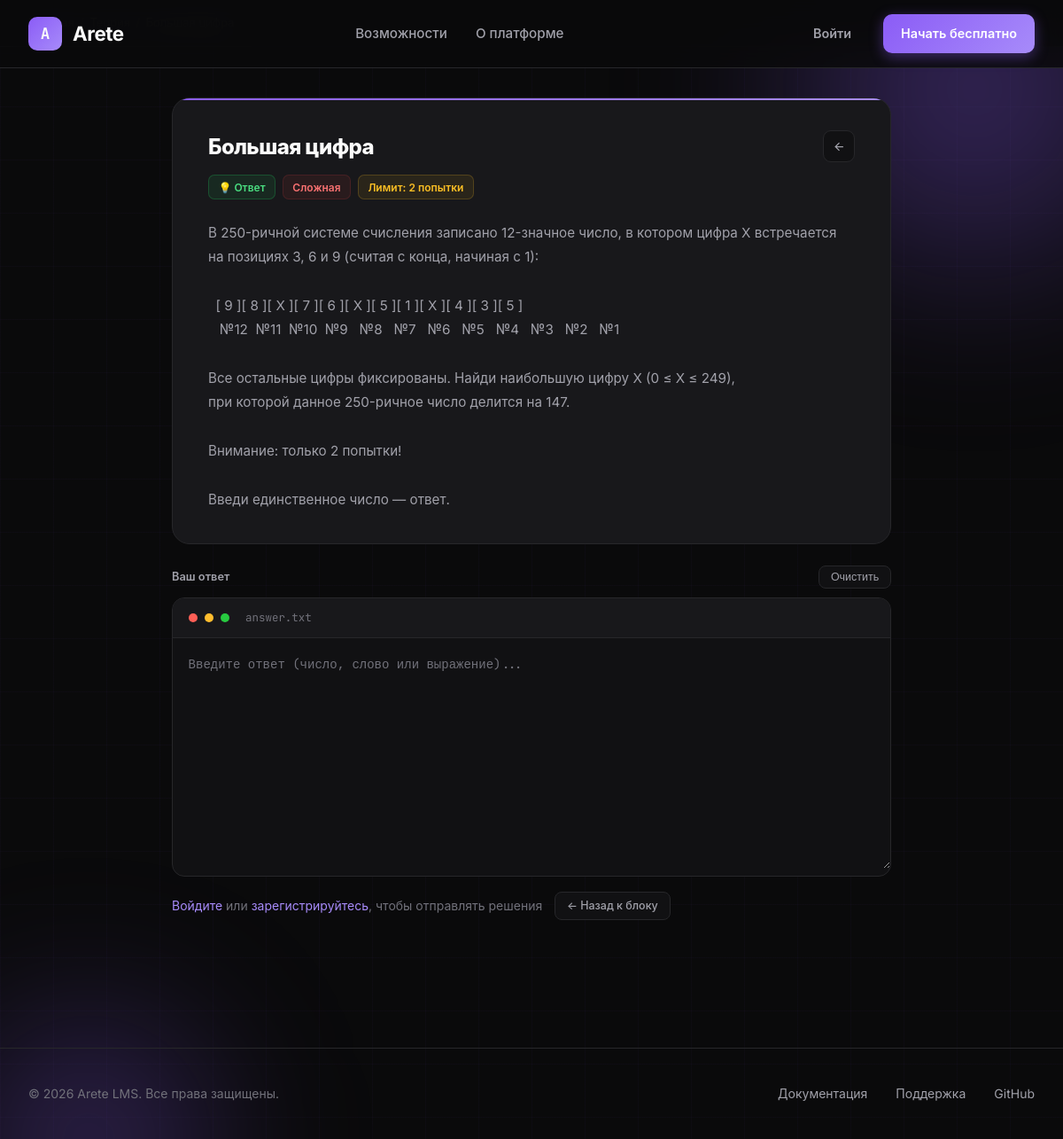
/task/1, run on the app's committed database.
### models.py (models this page shows, shortened)
class Task(db.Model):
    __tablename__ = 'tasks'
    id              = db.Column(db.Integer, primary_key=True)
    block           = db.Column(db.String(50),  nullable=False)
    title           = db.Column(db.String(200), nullable=False)
    description     = db.Column(db.Text,        nullable=False)
    task_type       = db.Column(db.String(50),  nullable=False)  # python / sql / html / answer
    expected_output = db.Column(db.Text,        nullable=True)   # for fallback / answer tasks
    test_cases_json = db.Column(db.Text,        nullable=True)   # JSON [{input, output}]
    difficulty      = db.Column(db.String(20),  default='medium')
    order_num       = db.Column(db.Integer,     default=0)
    max_score       = db.Column(db.Integer,     default=100)
    attempts_limit  = db.Column(db.Integer,     nullable=True)   # None = unlimited
    time_limit      = db.Column(db.String(40),  nullable=True)
    memory_limit    = db.Column(db.String(40),  nullable=True)
    input_format    = db.Column(db.String(80),  nullable=True)
    output_format   = db.Column(db.String(80),  nullable=True)
    submissions     = db.relationship('Submission', backref='task', lazy=True)

### app.py (the view, shortened to what this page needs)
@app.route('/task/<int:task_id>')
def task(task_id):
    t = Task.query.get_or_404(task_id)
    block_info = BLOCKS.get(t.block, {})
    last_submission = None
    submissions_count = 0
    return render_template('task.html',
                           task=t,
                           block_info=block_info,
                           last_submission=last_submission,
                           submissions_count=submissions_count)

### templates/task.html (shortened to what this page needs)
{% extends "base.html" %}
{% block extra_css %}
<link rel="stylesheet" href="{{ url_for('static', filename='css/task.css') }}">
{% endblock %}
{% block content %}
<div class="task-page">
    <nav class="breadcrumb" aria-label="Навигация">
        <a href="{{ url_for('index') }}">Главная</a>
        <span class="breadcrumb-sep">/</span>
        <a href="{{ url_for('lms', block_key=task.block) }}">{{ block_info.name }}</a>
        <span class="breadcrumb-sep">/</span>
        <span>{{ task.title }}</span>
    </nav>
    <div class="task-card">
        <div class="task-header">
            <div class="task-title-area">
                <h1>{{ task.title }}</h1>
                <div class="task-badges">
                    <span class="badge badge-type-{{ task.task_type }}">
                        {% if task.task_type == 'python' %}🐍 Python
                        {% elif task.task_type == 'sql' %}🗄️ SQL
                        {% elif task.task_type == 'html' %}🌐 HTML/JS
                        {% elif task.task_type == 'answer' %}💡 Ответ
                        {% else %}{{ task.task_type }}{% endif %}
                    </span>
                    <span class="badge badge-{{ task.difficulty }}">
                        {% if task.difficulty == 'easy' %}Лёгкая
                        {% elif task.difficulty == 'medium' %}Средняя
                        {% elif task.difficulty == 'hard' %}Сложная
                        {% else %}{{ task.difficulty }}{% endif %}
                    </span>
                    {% if task.attempts_limit %}
                    <span class="badge" style="background:rgba(251,191,36,0.08);color:#fbbf24;border-color:rgba(251,191,36,0.2);">
                        Лимит: {{ task.attempts_limit }} попытки
                    </span>
                    {% endif %}
                </div>
            </div>
            <a href="{{ url_for('lms', block_key=task.block) }}" class="task-nav-btn" title="Назад к блоку">
                <svg width="15" height="15" viewBox="0 0 24 24" fill="none" stroke="currentColor" stroke-width="2"><path d="M19 12H5M12 19l-7-7 7-7"/></svg>
            </a>
        </div>
        <div class="task-description">{{ task.description }}</div>
    </div>
    <div class="editor-section">
        <div class="editor-toolbar">
            <span class="editor-toolbar-label">
                {% if task.task_type == 'python' %}Ваш код (Python)
                {% elif task.task_type == 'sql' %}Ваш SQL-запрос
                {% elif task.task_type == 'html' %}Ваш HTML/CSS/JS код
                {% elif task.task_type == 'answer' %}Ваш ответ
                {% else %}Решение{% endif %}
            </span>
            <div class="editor-actions">
                <button type="button" class="editor-btn" onclick="clearEditor()">Очистить</button>
            </div>
        </div>
        <div class="code-editor-wrap">
            <div class="code-editor-header">
                <span class="code-dot red"></span>
                <span class="code-dot yellow"></span>
                <span class="code-dot green"></span>
                <span class="editor-filename">
                    {% if task.task_type == 'python' %}solution.py
                    {% elif task.task_type == 'sql' %}query.sql
                    {% elif task.task_type == 'html' %}index.html
                    {% elif task.task_type == 'answer' %}answer.txt
                    {% else %}solution{% endif %}
                </span>
            </div>
            <textarea id="codeInput"
                placeholder="{% if task.task_type == 'python' %}# Напишите Python-код здесь...
import sys
input = sys.stdin.readline
def solve():
    pass
solve(){% elif task.task_type == 'sql' %}-- SQL-запрос здесь...
SELECT ...{% elif task.task_type == 'answer' %}Введите ответ (число, слово или выражение)...{% endif %}"
            >{% if last_submission and last_submission.code %}{{ last_submission.code }}{% endif %}</textarea>
        </div>
        <div class="submit-wrap">
            {% if current_user.is_authenticated %}
            {% set attempts_left = (task.attempts_limit - submissions_count) if task.attempts_limit else 999 %}
            <button type="button" class="submit-btn" id="submitBtn"
                {% if task.attempts_limit and submissions_count >= task.attempts_limit %}disabled{% endif %}
                onclick="submitSolution()">
                <span id="btnText">Отправить решение</span>
                <svg id="btnIcon" width="17" height="17" viewBox="0 0 24 24" fill="none" stroke="currentColor" stroke-width="2"><path d="M5 12h14M12 5l7 7-7 7"/></svg>
            </button>
            {% else %}
            <p class="login-note">
                <a href="{{ url_for('login') }}">Войдите</a> или <a href="{{ url_for('register') }}">зарегистрируйтесь</a>, чтобы отправлять решения
            </p>
            {% endif %}
            <a href="{{ url_for('lms', block_key=task.block) }}" class="editor-btn">← Назад к блоку</a>
        </div>
    </div>
</div>
{% endblock %}

### static/css/base.css (style rules this page uses)
* { margin: 0; padding: 0; box-sizing: border-box; }
:root { --bg-primary: #0a0a0b; --bg-secondary: #111113; --bg-card: #18181b; --bg-card-hover: #1f1f23; --text-primary: #fafafa; --text-secondary: #a1a1aa; --text-muted: #71717a; --accent-primary: #8b5cf6; --accent-secondary: #a78bfa; --accent-glow: rgba(139, 92, 246, 0.4); --border-color: #27272a; --success: #22c55e; --error: #ef4444; --warning: #f59e0b; }
html { scroll-behavior: smooth; }
body { font-family: 'Inter', -apple-system, BlinkMacSystemFont, sans-serif; background: var(--bg-primary); color: var(--text-primary); line-height: 1.6; overflow-x: hidden; min-height: 100vh; }
nav { position: fixed; top: 0; left: 0; right: 0; z-index: 100; padding: 1rem 2rem; background: rgba(10, 10, 11, 0.85); backdrop-filter: blur(20px); border-bottom: 1px solid var(--border-color); }

### static/css/task.css (style rules this page uses)
.task-page { max-width: 860px; margin: 0 auto; padding: 2.5rem 1.5rem 5rem; }
.breadcrumb { display: flex; align-items: center; gap: 0.4rem; font-size: 0.8rem; color: var(--text-muted); margin-bottom: 2rem; letter-spacing: 0.01em; }
.breadcrumb a { color: var(--text-muted); text-decoration: none; transition: color 0.2s; }
.breadcrumb-sep { opacity: 0.4; }
.task-card { background: var(--bg-card); border: 1px solid var(--border-color); border-radius: 20px; padding: 2.25rem 2.5rem; margin-bottom: 1.5rem; position: relative; overflow: hidden; }
.task-card::before { content: ''; position: absolute; top: 0; left: 0; right: 0; height: 2px; background: linear-gradient(90deg, var(--accent-primary), var(--accent-secondary)); }
.task-header { display: flex; align-items: flex-start; justify-content: space-between; gap: 1rem; margin-bottom: 1.5rem; flex-wrap: wrap; }
.task-title-area { flex: 1; }
.task-title-area h1 { font-size: 1.5rem; font-weight: 800; letter-spacing: -0.025em; margin-bottom: 0.75rem; }
.task-badges { display: flex; gap: 0.5rem; flex-wrap: wrap; }
.badge { display: inline-flex; align-items: center; gap: 0.3rem; padding: 0.2rem 0.65rem; border-radius: 7px; font-size: 0.75rem; font-weight: 600; border: 1px solid transparent; }
.badge-type-answer { background: rgba(34,197,94,0.1); color: #4ade80; border-color: rgba(34,197,94,0.25); }
.badge-hard { background: rgba(239,68,68,0.08); color: #f87171; border-color: rgba(239,68,68,0.15); }
.task-nav-btn { width: 36px; height: 36px; border-radius: 9px; border: 1px solid var(--border-color); background: var(--bg-secondary); color: var(--text-secondary); cursor: pointer; flex-shrink: 0; display: flex; align-items: center; justify-content: center; text-decoration: none; transition: all 0.2s; }
.task-description { color: var(--text-secondary); line-height: 1.8; font-size: 0.95rem; white-space: pre-wrap; }
.editor-section { margin-top: 1.5rem; }
.editor-toolbar { display: flex; align-items: center; justify-content: space-between; margin-bottom: 0.65rem; }
.editor-toolbar-label { font-size: 0.8rem; font-weight: 600; color: var(--text-secondary); }
.editor-actions { display: flex; gap: 0.5rem; }
.editor-btn { padding: 0.3rem 0.8rem; border-radius: 8px; font-size: 0.78rem; font-weight: 500; cursor: pointer; border: 1px solid var(--border-color); background: var(--bg-secondary); color: var(--text-secondary); transition: all 0.2s; text-decoration: none; display: inline-flex; align-items: center; }
.code-editor-wrap { background: var(--bg-secondary); border: 1px solid var(--border-color); border-radius: 14px; overflow: hidden; }
.code-editor-header { display: flex; align-items: center; gap: 0.5rem; padding: 0.75rem 1.1rem; background: var(--bg-card); border-bottom: 1px solid var(--border-color); }
.code-dot { width: 10px; height: 10px; border-radius: 50%; }
.code-dot.red { background: #ff5f56; }
.code-dot.yellow { background: #ffbd2e; }
.code-dot.green { background: #27ca40; }
.editor-filename { margin-left: 0.65rem; font-family: 'JetBrains Mono', monospace; font-size: 0.78rem; color: var(--text-muted); }
#codeInput { width: 100%; min-height: 260px; padding: 1.1rem; background: transparent; border: none; color: var(--text-primary); font-family: 'JetBrains Mono', monospace; font-size: 0.875rem; line-height: 1.7; resize: vertical; outline: none; box-sizing: border-box; }
#codeInput::placeholder { color: var(--text-muted); }
.submit-wrap { margin-top: 1.1rem; display: flex; gap: 0.875rem; align-items: center; flex-wrap: wrap; }
.login-note { font-size: 0.875rem; color: var(--text-muted); }
.login-note a { color: var(--accent-secondary); text-decoration: none; }

### data on the page
Task: title "Большая цифра", attempts_limit "2", description "В 250-ричной системе счисления записано 12-значное число, в котором цифра X встречается на позициях 3, 6 и 9 (считая с конца, начиная с 1): [ 9 ][ 8 ][ X ][ 7 ][ 6 ][ X ][ 5 ][ 1 ][ X ][ 4 ][ 3 ][ 5 ] №12 №11 №10 №9 №8 №7 №6 №5 №4 №3 №2 №1 Все остальные цифры фиксированы. Найди наибольшую цифру X (0 ≤ X ≤ 249), при которой данное 250-ричное число делится на 147. Внимание: только 2 попытки! Введи единственное число — ответ."

### other printed values
{{ block_info.name }} "Теория"
